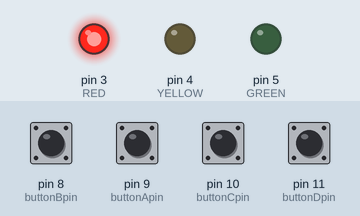
Simulated run of this sketch. Board: Arduino Uno, built with avr-gcc and run on an emulated ATmega328P. On the bench: output pins drawn as LEDs (lit = HIGH). Inputs (shaded band) come from the test bench; at power-on: pin 8 (buttonBpin), pin 9 (buttonApin), pin 10 (buttonCpin), pin 11 (buttonDpin) HIGH.

Above: at 1.2 s.
1.3 s: pin 8 (buttonBpin) pulled LOW for 0.15 s
At 2.0 s:
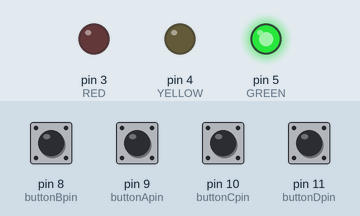
2.9 s: pin 9 (buttonApin) pulled LOW for 0.15 s
At 3.2 s:
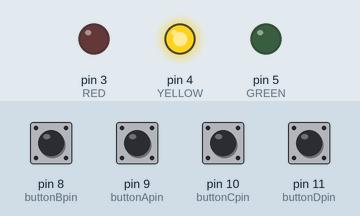
4.5 s: pin 8 (buttonBpin) pulled LOW for 1 s
At 5.6 s:
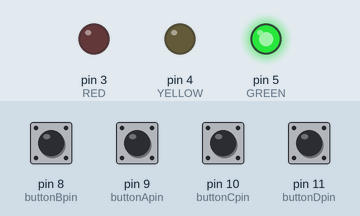
7.0 s: pin 9 (buttonApin) pulled LOW for 1 s
At 7.5 s:
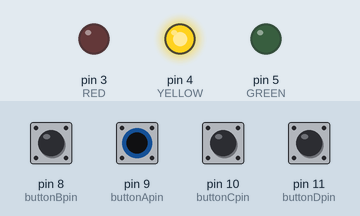
9.5 s: pin 8 (buttonBpin) driven LOW and pin 9 (buttonApin) driven LOW
At 10.7 s:
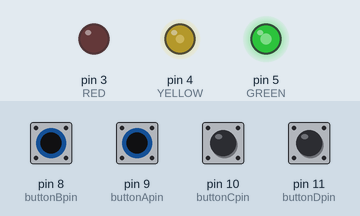
11.0 s: pin 10 (buttonCpin) pulled LOW for 0.15 s
At 11.12 s:
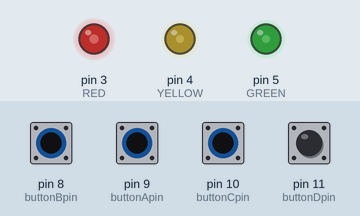
Timing chart, 0 to 13.7 s (numbered marks = the images above; inputs shaded):
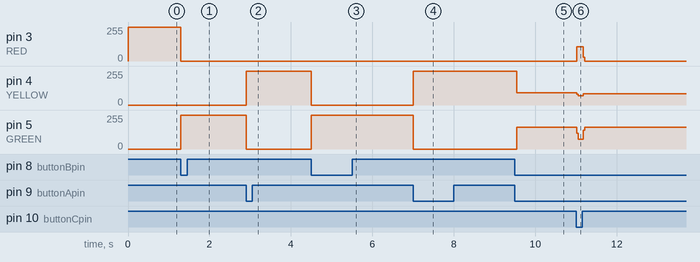

Measured:
- after the input at 1.3 s, pin 3 (RED): 255/255 → 0/255 at once; pin 5 (GREEN): 0/255 → 255/255 at once
- after the input at 2.9 s, pin 4 (YELLOW): 0/255 → 255/255 at once; pin 5 (GREEN): 255/255 → 0/255 at once
- after the input at 4.5 s, pin 4 (YELLOW): 255/255 → 0/255 at once; pin 5 (GREEN): 0/255 → 255/255 at once
- after the input at 7.0 s, pin 4 (YELLOW): 0/255 → 255/255 at once; pin 5 (GREEN): 255/255 → 0/255 at once
- after the input at 9.5 s, pin 4 (YELLOW): 255/255 → 91/255 at once; pin 5 (GREEN): 0/255 → 164/255 at once
- after the input at 11.0 s, pin 3 (RED): 0/255 → 108/255 at once, → 0/255 0.16 s later; pin 4 (YELLOW): 91/255 → 71/255 at once, → 86/255 0.16 s later; pin 5 (GREEN): 164/255 → 75/255 at once, → 164/255 0.16 s later

The sketch:

LED-SWITCH-Control.ino
```cpp
//www.elegoo.com
//2016.12.8

// define pins
#define RED 3
#define YELLOW 4
#define GREEN 5
int buttonApin = 9;
int buttonBpin = 8;
int buttonCpin = 10;
int buttonDpin = 11;

void setup()
{
  pinMode(RED, OUTPUT);
  pinMode(YELLOW, OUTPUT);
  pinMode(GREEN, OUTPUT);
  pinMode(buttonApin, INPUT_PULLUP);
  pinMode(buttonBpin, INPUT_PULLUP);
  pinMode(buttonCpin, INPUT_PULLUP);
  pinMode(buttonDpin, INPUT_PULLUP);

  digitalWrite(RED, HIGH);
  digitalWrite(YELLOW, LOW);
  digitalWrite(GREEN, LOW);
}

// define variables
int redValue;
int greenValue;
int blueValue;

// main loop
void loop()
{
#define delayTime 4000 // fading time between colors

if (digitalRead(buttonApin) == LOW)
  {
  digitalWrite(RED, LOW);
  digitalWrite(YELLOW, HIGH);
  digitalWrite(GREEN, LOW);
}

 if (digitalRead(buttonBpin) == LOW)
  {
   digitalWrite(RED, LOW);
  digitalWrite(YELLOW, LOW);
  digitalWrite(GREEN, HIGH);
  }

 if (digitalRead(buttonCpin) == LOW)
  {
   digitalWrite(RED, HIGH);
  digitalWrite(YELLOW, LOW);
  digitalWrite(GREEN, LOW);
  }
if (digitalRead(buttonDpin) == LOW)
  {

  for (int i = 0; i < 100; i += 1) //
  {
  digitalWrite(RED, HIGH);
  digitalWrite(YELLOW, LOW);
  digitalWrite(GREEN, LOW);
  delay(delayTime);
  digitalWrite(RED, HIGH);
  digitalWrite(YELLOW, HIGH);
  digitalWrite(GREEN, LOW);
  delay(1750);
  digitalWrite(RED, LOW);
  digitalWrite(YELLOW, LOW);
  digitalWrite(GREEN, HIGH);
  delay(delayTime);
  digitalWrite(RED, LOW);
  digitalWrite(YELLOW, HIGH);
  digitalWrite(GREEN, HIGH);
  delay(1750);
  }


  }

}
```
